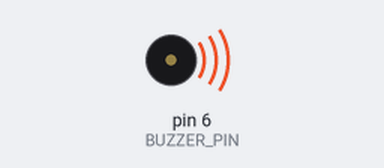
Simulated run of this sketch. Board: Arduino Uno, built with avr-gcc and run on an emulated ATmega328P. On the bench: buzzer (waves = sounding, pin HIGH). What the sketch prints to the serial monitor is not drawn.

Above: at 0.5 s.
Timing chart, 0 to 4.6 s (numbered marks = the images above):
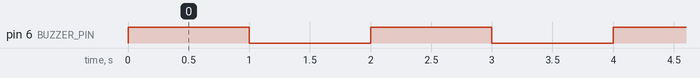

The sketch:

buzzer.ino
```cpp
#define BUZZER_PIN 6

void setup() {
  pinMode(BUZZER_PIN, OUTPUT);
  Serial.begin(9600);

  Serial.println("Buzzer Test Started");
}

void loop() {
  digitalWrite(BUZZER_PIN, HIGH);
  Serial.println("Buzzer ON");
  delay(1000);

  digitalWrite(BUZZER_PIN, LOW);
  Serial.println("Buzzer OFF");
  delay(1000);
}
```

Measured:
- by itself, pin 6 (BUZZER_PIN): alternates HIGH for 1.0 s and LOW for 1.0 s
